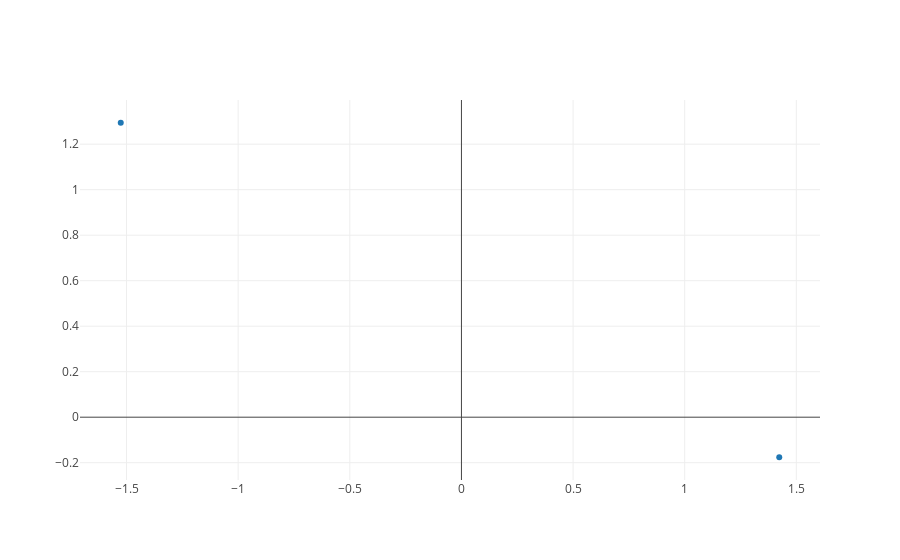

Write notebook code for a chart like this one.
### Code cell
#https://paulovasconcellos.com.br/como-criar-gr%C3%A1ficos-interativos-utilizando-plotly-e-python-3eb6eda57a2b
#https://plot.ly/python/offline/
#USando plotly offline
import pandas as pd
import plotly.offline as py
import plotly.graph_objs as go
import numpy as np
py.init_notebook_mode(connected=True)

df = pd.DataFrame(np.random.randn(2,2), index = 'A B'.split(),columns = 'Alfa Beta'.split())
print(df)

trace = go.Scatter(x = df['Alfa'],y = df['Beta'],mode = 'markers')
data = [trace]
py.iplot(data)
print(data)

### Figure 1 — Plotly figure (JSON) as saved in the notebook; plotly's stock layout.template omitted (floating-point values rounded to 4 significant figures)
{"data": [{"mode": "markers", "type": "scatter", "uid": "2675cbec-cf94-456f-abed-7fa987fab7fe", "x": [-1.526, 1.423], "y": [1.294, -0.176]}], "layout": {}}
